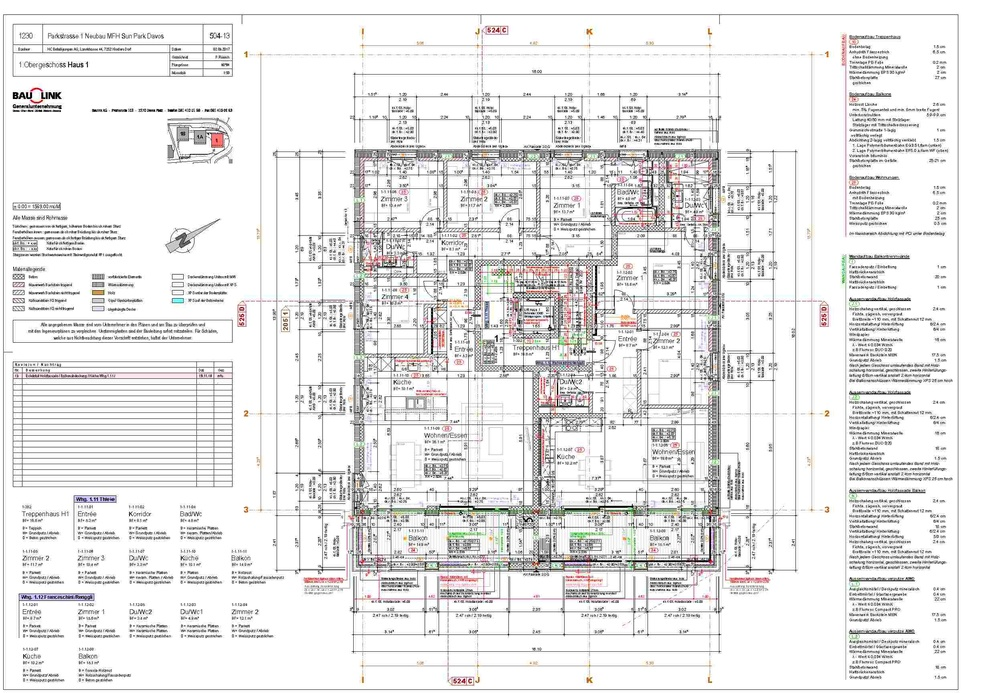
#> input picture plan.jpeg, 1000 x 693 px, shrunk from 2494 x 1729 before the run
$ python ao_left_to_right.py   (older library calls are emulated)
#> lines starting #> are read from the running program, lines starting #| are printed output that depends on the picture; after the words box and inside, x2 and y2 are one past the last pixel; in counts of white or black regions, pixels touching at a corner belong together
import cv2
import numpy as np


def number_of_clicks(array):
    clicks = 0
    old = array[0]
    for i in range(1, len(array)):
        if old != array[i]:
            clicks += 1
            old = array[i]
    return clicks


gray = cv2.imread("plan.jpeg", cv2.IMREAD_GRAYSCALE)
#> gray: shape (693, 1000); min 0, max 255, mean 232.2
gray = cv2.normalize(gray, None, alpha=0, beta=1, norm_type=cv2.NORM_MINMAX, dtype=cv2.CV_32F)
_, gray = cv2.threshold(gray, 0.8, 1., cv2.THRESH_BINARY)
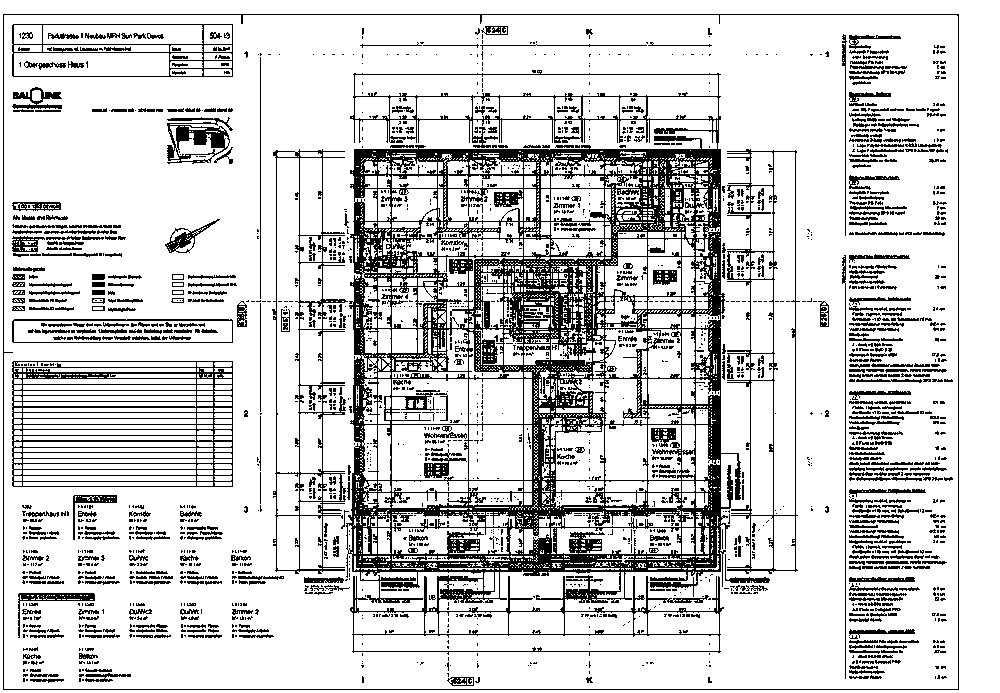
#> gray: shape (693, 1000) float32; values 0 (black) and 1 (white), 81.4% white; black in thin lines or dots
cv2.namedWindow('image', cv2.WINDOW_NORMAL)
scale = 1
cv2.resizeWindow('image', gray.shape[1]//scale, gray.shape[0]//scale)
cv2.imshow('image', gray)
cv2.waitKey(0)
cv2.destroyAllWindows()

window_width = 10

left = np.zeros(gray.shape)

for down_i in range(gray.shape[0]):
    for left_i in range(gray.shape[1] - window_width):
        if number_of_clicks(gray[down_i, left_i:left_i+window_width]) > 5:
            left[down_i, left_i:left_i+window_width] += 1.
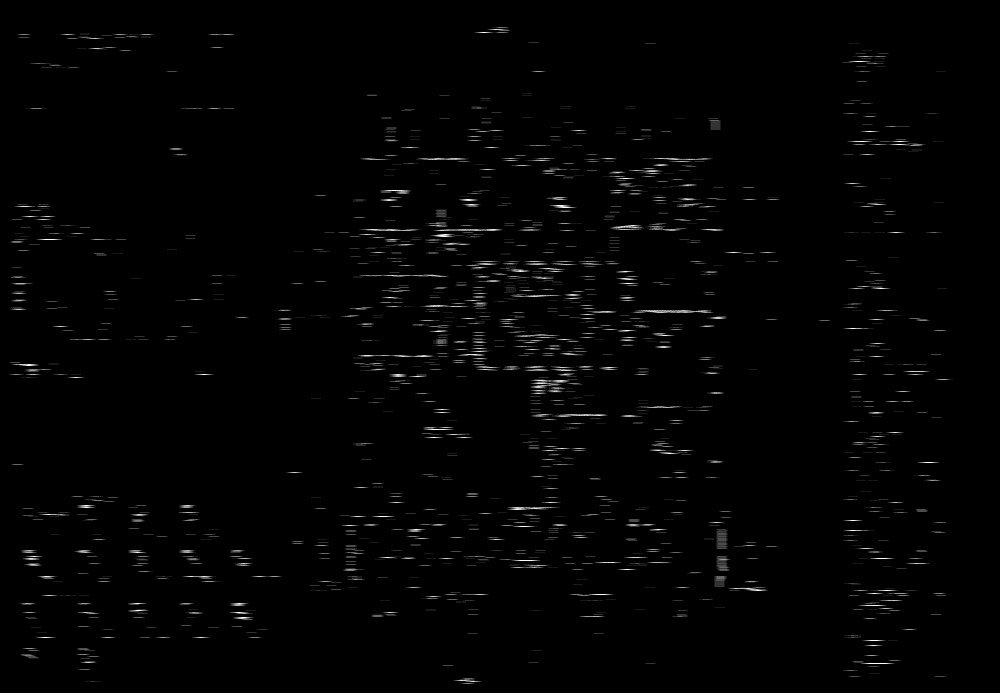
#> left: shape (693, 1000) float64; min 0, max 10, mean 0.113; drawn with min black and max white

left = cv2.normalize(left, None, alpha=0, beta=1, norm_type=cv2.NORM_MINMAX, dtype=cv2.CV_32F)
_, left = cv2.threshold(left, 0.5, 1., cv2.THRESH_BINARY)

"""
max_pool_size_up = 10
max_pool_size_left = 3
for down_i in range(0, gray.shape[0] - max_pool_size_up, max_pool_size_up):
    for left_i in range(0, gray.shape[1] - max_pool_size_left, max_pool_size_left):
        left[down_i:down_i+max_pool_size_up, left_i:left_i+max_pool_size_left] \
            = 1. if np.sum(left[down_i:down_i+max_pool_size_up, left_i:left_i+max_pool_size_left]) >= (max_pool_size_up * max_pool_size_left-1) else 0.
"""

cv2.imshow('image', left)
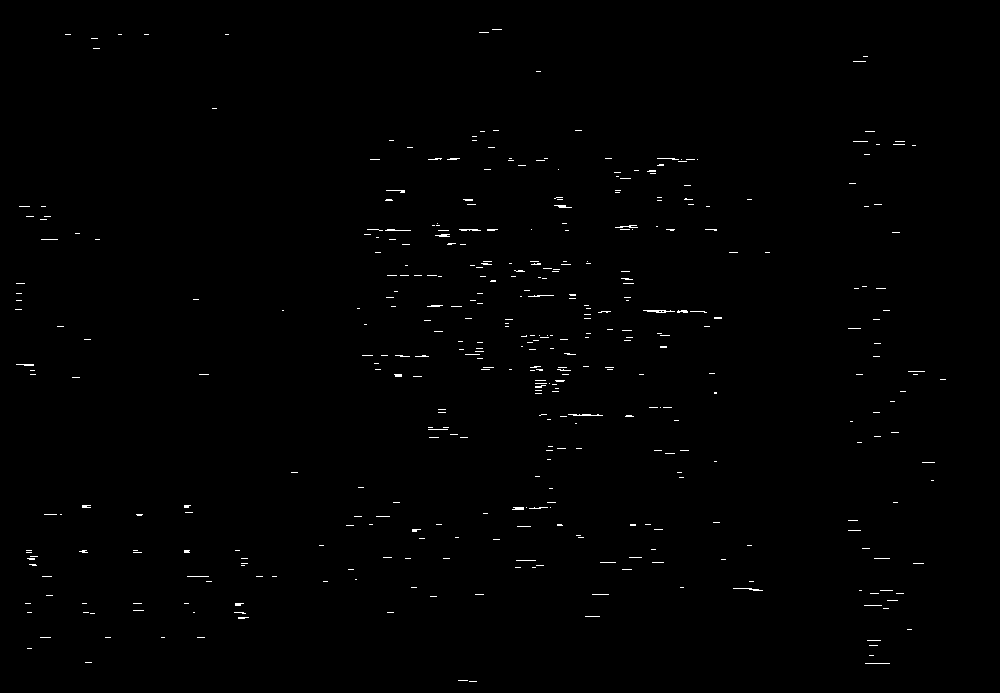
#> window 'image': shape (693, 1000) float32; values 0 (black) and 1 (white), 0.53% white in thin lines or dots, all inside (x1, y1, x2, y2) = (15, 29, 946, 682)
cv2.waitKey(0)
cv2.destroyAllWindows()

cv2.namedWindow('image', cv2.WINDOW_NORMAL)
scale = 1
cv2.resizeWindow('image', gray.shape[1]//scale, gray.shape[0]//scale)
cv2.imshow('image', left)
cv2.waitKey(0)
cv2.destroyAllWindows()

cv2.imwrite("plan_left_right.png", left*255)
